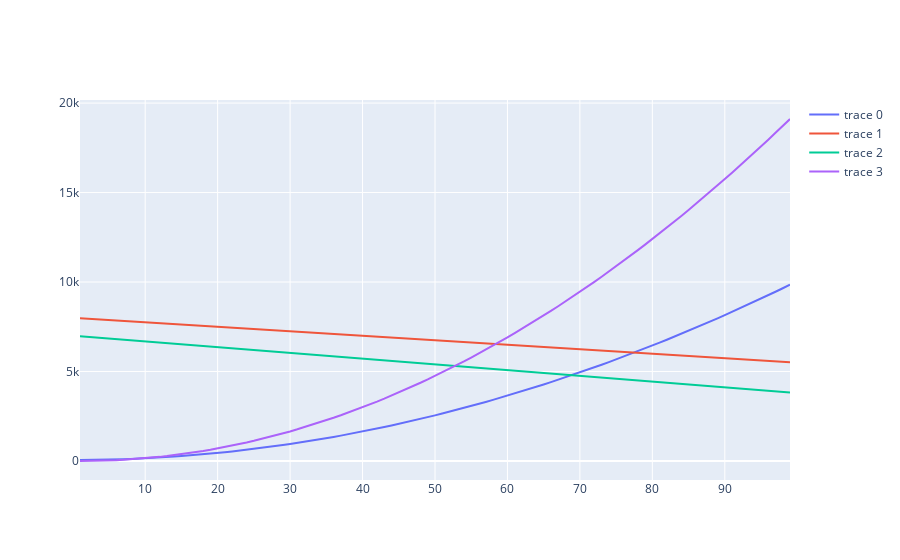

The cell this chart's notebook holds for it:
### Code cell
fig = go.Figure()
fig.add_trace(go.Scatter(x=x, y=c1, mode='lines'))
fig.add_trace(go.Scatter(x=x, y=c2, mode='lines'))
fig.add_trace(go.Scatter(x=x, y=c3, mode='lines'))
fig.add_trace(go.Scatter(x=x, y=c4, mode='lines'))
fig.show()
